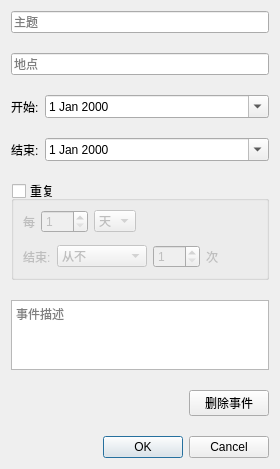
<?xml version="1.0" encoding="UTF-8"?>
<ui version="4.0">
 <class>AddEventDialog</class>
 <widget class="QDialog" name="AddEventDialog">
  <property name="geometry">
   <rect>
    <x>0</x>
    <y>0</y>
    <width>280</width>
    <height>453</height>
   </rect>
  </property>
  <property name="minimumSize">
   <size>
    <width>280</width>
    <height>0</height>
   </size>
  </property>
  <layout class="QGridLayout" name="gridLayout">
   <property name="verticalSpacing">
    <number>20</number>
   </property>
   <item row="6" column="0" colspan="2">
    <widget class="QGroupBox" name="groupBox">
     <property name="title">
      <string>重复</string>
     </property>
     <property name="checkable">
      <bool>true</bool>
     </property>
     <property name="checked">
      <bool>false</bool>
     </property>
     <layout class="QVBoxLayout" name="verticalLayout">
      <item>
       <layout class="QHBoxLayout" name="horizontalLayout_1">
        <item>
         <widget class="QLabel" name="label_3">
          <property name="sizePolicy">
           <sizepolicy hsizetype="Fixed" vsizetype="Preferred">
            <horstretch>0</horstretch>
            <verstretch>0</verstretch>
           </sizepolicy>
          </property>
          <property name="text">
           <string>每</string>
          </property>
         </widget>
        </item>
        <item>
         <widget class="QSpinBox" name="spinBox_interval">
          <property name="minimum">
           <number>1</number>
          </property>
          <property name="maximum">
           <number>999</number>
          </property>
         </widget>
        </item>
        <item>
         <widget class="QComboBox" name="comboBox_repeatType">
          <property name="sizePolicy">
           <sizepolicy hsizetype="Fixed" vsizetype="Fixed">
            <horstretch>0</horstretch>
            <verstretch>0</verstretch>
           </sizepolicy>
          </property>
          <item>
           <property name="text">
            <string>天</string>
           </property>
          </item>
          <item>
           <property name="text">
            <string>周</string>
           </property>
          </item>
          <item>
           <property name="text">
            <string>月</string>
           </property>
          </item>
          <item>
           <property name="text">
            <string>年</string>
           </property>
          </item>
         </widget>
        </item>
        <item>
         <spacer name="horizontalSpacer_1">
          <property name="orientation">
           <enum>Qt::Horizontal</enum>
          </property>
          <property name="sizeHint" stdset="0">
           <size>
            <width>40</width>
            <height>20</height>
           </size>
          </property>
         </spacer>
        </item>
       </layout>
      </item>
      <item>
       <widget class="QWidget" name="widget_empty" native="true"/>
      </item>
      <item>
       <layout class="QHBoxLayout" name="horizontalLayout_2">
        <item>
         <widget class="QLabel" name="label_4">
          <property name="text">
           <string>结束:</string>
          </property>
         </widget>
        </item>
        <item>
         <widget class="QComboBox" name="comboBox_endType">
          <property name="sizeAdjustPolicy">
           <enum>QComboBox::AdjustToContents</enum>
          </property>
          <item>
           <property name="text">
            <string>从不</string>
           </property>
          </item>
          <item>
           <property name="text">
            <string>在此次数后</string>
           </property>
          </item>
         </widget>
        </item>
        <item>
         <widget class="QSpinBox" name="spinBox_repeatTimes">
          <property name="minimum">
           <number>1</number>
          </property>
          <property name="maximum">
           <number>999</number>
          </property>
         </widget>
        </item>
        <item>
         <widget class="QLabel" name="label_5">
          <property name="text">
           <string>次</string>
          </property>
         </widget>
        </item>
        <item>
         <spacer name="horizontalSpacer_2">
          <property name="orientation">
           <enum>Qt::Horizontal</enum>
          </property>
          <property name="sizeHint" stdset="0">
           <size>
            <width>40</width>
            <height>20</height>
           </size>
          </property>
         </spacer>
        </item>
       </layout>
      </item>
     </layout>
    </widget>
   </item>
   <item row="1" column="0" colspan="2">
    <widget class="QLineEdit" name="lineEdit_place">
     <property name="placeholderText">
      <string>地点</string>
     </property>
    </widget>
   </item>
   <item row="10" column="0" colspan="2">
    <widget class="QDialogButtonBox" name="buttonBox">
     <property name="orientation">
      <enum>Qt::Horizontal</enum>
     </property>
     <property name="standardButtons">
      <set>QDialogButtonBox::Cancel|QDialogButtonBox::Ok</set>
     </property>
    </widget>
   </item>
   <item row="5" column="1">
    <widget class="QDateEdit" name="dateEdit_end">
     <property name="calendarPopup">
      <bool>true</bool>
     </property>
    </widget>
   </item>
   <item row="2" column="1">
    <widget class="QDateEdit" name="dateEdit_begin">
     <property name="calendarPopup">
      <bool>true</bool>
     </property>
    </widget>
   </item>
   <item row="8" column="0" colspan="2">
    <widget class="QPlainTextEdit" name="plainTextEdit_deail">
     <property name="placeholderText">
      <string>事件描述</string>
     </property>
    </widget>
   </item>
   <item row="0" column="0" colspan="2">
    <widget class="QLineEdit" name="lineEdit_title">
     <property name="placeholderText">
      <string>主题</string>
     </property>
    </widget>
   </item>
   <item row="5" column="0">
    <widget class="QLabel" name="label_2">
     <property name="sizePolicy">
      <sizepolicy hsizetype="Fixed" vsizetype="Preferred">
       <horstretch>0</horstretch>
       <verstretch>0</verstretch>
      </sizepolicy>
     </property>
     <property name="text">
      <string>结束:</string>
     </property>
    </widget>
   </item>
   <item row="2" column="0">
    <widget class="QLabel" name="label_1">
     <property name="sizePolicy">
      <sizepolicy hsizetype="Fixed" vsizetype="Preferred">
       <horstretch>0</horstretch>
       <verstretch>0</verstretch>
      </sizepolicy>
     </property>
     <property name="text">
      <string>开始:</string>
     </property>
    </widget>
   </item>
   <item row="9" column="1" alignment="Qt::AlignRight">
    <widget class="QPushButton" name="pushButton_delete">
     <property name="sizePolicy">
      <sizepolicy hsizetype="Fixed" vsizetype="Fixed">
       <horstretch>0</horstretch>
       <verstretch>0</verstretch>
      </sizepolicy>
     </property>
     <property name="text">
      <string>删除事件</string>
     </property>
    </widget>
   </item>
  </layout>
 </widget>
 <resources/>
 <connections>
  <connection>
   <sender>buttonBox</sender>
   <signal>accepted()</signal>
   <receiver>AddEventDialog</receiver>
   <slot>accept()</slot>
   <hints>
    <hint type="sourcelabel">
     <x>248</x>
     <y>254</y>
    </hint>
    <hint type="destinationlabel">
     <x>157</x>
     <y>274</y>
    </hint>
   </hints>
  </connection>
  <connection>
   <sender>buttonBox</sender>
   <signal>rejected()</signal>
   <receiver>AddEventDialog</receiver>
   <slot>reject()</slot>
   <hints>
    <hint type="sourcelabel">
     <x>316</x>
     <y>260</y>
    </hint>
    <hint type="destinationlabel">
     <x>286</x>
     <y>274</y>
    </hint>
   </hints>
  </connection>
 </connections>
</ui>
